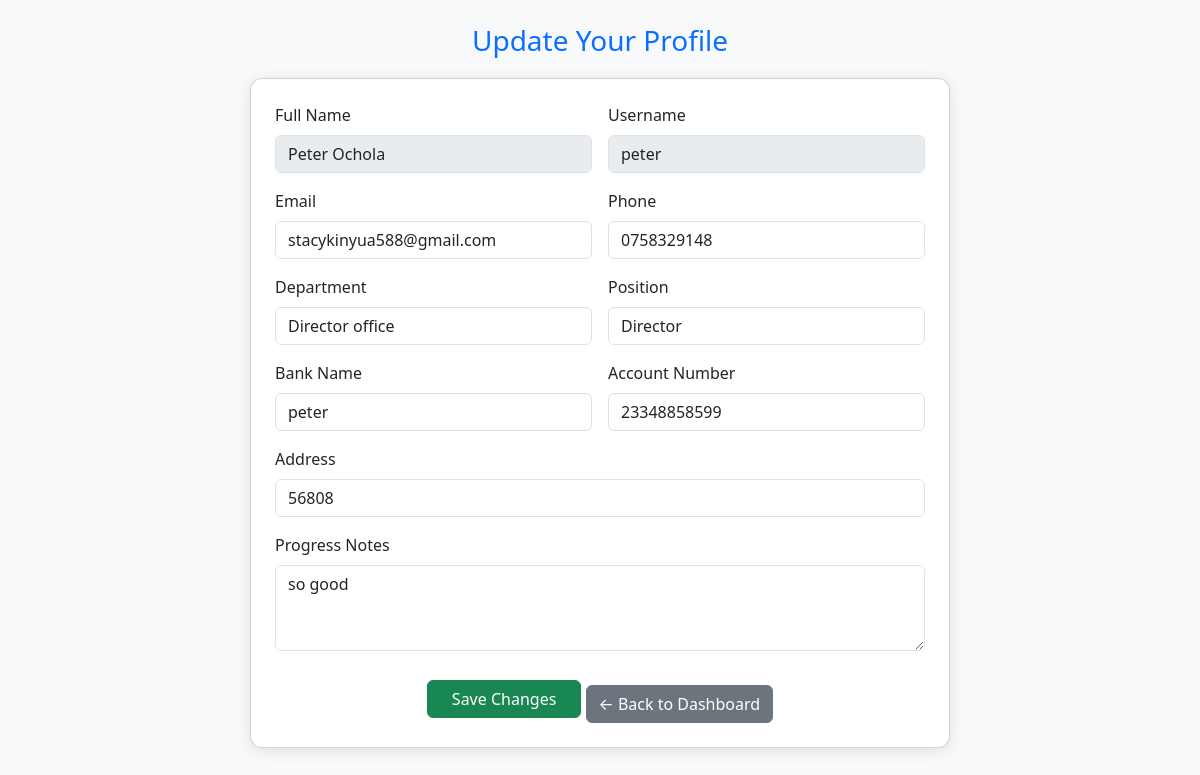
/personal_details.php (signed in), run on the app's committed database.
### tables this page shows
CREATE TABLE `employees` (
  `id` int(11) NOT NULL,
  `name` varchar(100) NOT NULL,
  `email` varchar(100) DEFAULT NULL,
  `phone` varchar(20) DEFAULT NULL,
  `department` varchar(50) DEFAULT NULL,
  `position` varchar(50) DEFAULT NULL,
  `bank_name` varchar(50) DEFAULT NULL,
  `account_number` varchar(50) DEFAULT NULL,
  `address` varchar(255) DEFAULT NULL,
  `role` varchar(50) DEFAULT NULL,
  `date_joined` date DEFAULT curdate(),
  `progress` text DEFAULT NULL,
  `username` varchar(50) NOT NULL,
  `password` varchar(255) NOT NULL,
  `created_at` timestamp NOT NULL DEFAULT current_timestamp(),
  `salary` decimal(10,2) DEFAULT 0.00
);

### personal_details.php (the view, shortened to what this page needs)
<?php
include('db.php');
$employee_id = $_SESSION['employee_id'];
$query = $conn->prepare("SELECT * FROM employees WHERE id = ?");
$query->bind_param("i", $employee_id);
$query->execute();
$result = $query->get_result();
$employee = $result->fetch_assoc();
?>
<!DOCTYPE html>
<html lang="en">
<head>
<link href="https://cdn.jsdelivr.net/npm/bootstrap@5.3.3/dist/css/bootstrap.min.css" rel="stylesheet">
</head>
<body class="p-4">
<div class="container">
  <h3>Update Your Profile</h3>
  <div class="card p-4 mx-auto" style="max-width: 700px;">
    <form method="POST">
      <div class="row g-3">
        <div class="col-md-6">
          <label class="form-label">Full Name</label>
          <input type="text" class="form-control" value="<?= htmlspecialchars($employee['name']) ?>" disabled>
        </div>
        <div class="col-md-6">
          <label class="form-label">Username</label>
          <input type="text" class="form-control" value="<?= htmlspecialchars($employee['username']) ?>" disabled>
        </div>
        <div class="col-md-6">
          <label class="form-label">Email</label>
          <input type="email" name="email" class="form-control" value="<?= htmlspecialchars($employee['email'] ?? '') ?>">
        </div>
        <div class="col-md-6">
          <label class="form-label">Phone</label>
          <input type="text" name="phone" class="form-control" value="<?= htmlspecialchars($employee['phone'] ?? '') ?>">
        </div>
        <div class="col-md-6">
          <label class="form-label">Department</label>
          <input type="text" name="department" class="form-control" value="<?= htmlspecialchars($employee['department'] ?? '') ?>">
        </div>
        <div class="col-md-6">
          <label class="form-label">Position</label>
          <input type="text" name="position" class="form-control" value="<?= htmlspecialchars($employee['position'] ?? '') ?>">
        </div>
        <div class="col-md-6">
          <label class="form-label">Bank Name</label>
          <input type="text" name="bank_name" class="form-control" value="<?= htmlspecialchars($employee['bank_name'] ?? '') ?>">
        </div>
        <div class="col-md-6">
          <label class="form-label">Account Number</label>
          <input type="text" name="account_number" class="form-control" value="<?= htmlspecialchars($employee['account_number'] ?? '') ?>">
        </div>
        <div class="col-md-12">
          <label class="form-label">Address</label>
          <input type="text" name="address" class="form-control" value="<?= htmlspecialchars($employee['address'] ?? '') ?>">
        </div>
        <div class="col-md-12">
          <label class="form-label">Progress Notes</label>
          <textarea name="progress" class="form-control" rows="3"><?= htmlspecialchars($employee['progress'] ?? '') ?></textarea>
        </div>
      </div>
      <div class="text-center mt-4">
        <button type="submit" class="btn btn-success px-4">Save Changes</button>
        <a href="employee_dashboard.php" class="btn btn-secondary back-btn">← Back to Dashboard</a>
      </div>
    </form>
  </div>
</div>
</body>
</html>

### personal_details.php (style rules this page uses)
body { background: #f8f9fa; }
.card { border-radius: 12px; box-shadow: 0 3px 15px rgba(0,0,0,0.1); }
h3 { color: #0d6efd; text-align: center; margin-bottom: 20px; }
.back-btn { margin-top: 10px; display: inline-block; }

### data on the page
employees: name "Peter Ochola", username "peter", email "stacykinyua588@gmail.com", phone "0758329148", department "Director office", position "Director", bank_name "peter", account_number "23348858599", address "56808", progress "so good"
